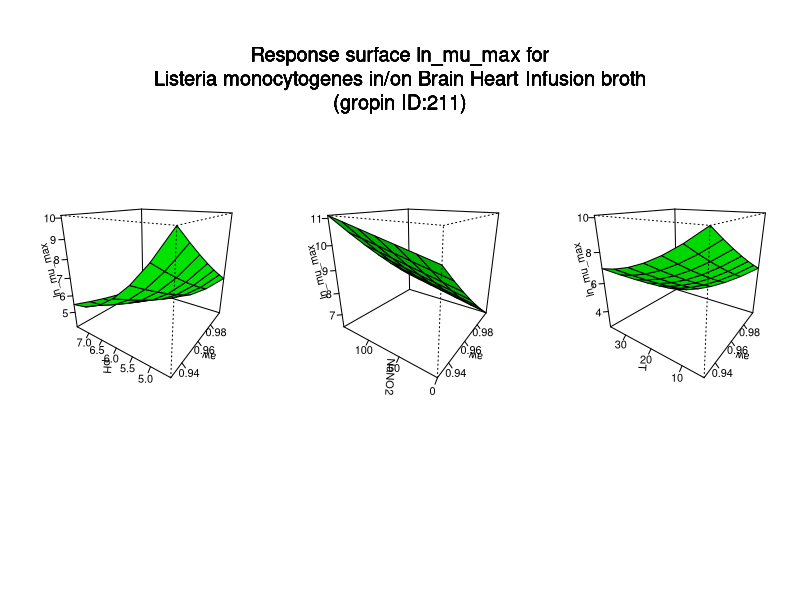

R code for this plot:
#############################
# start of Parameter script
#############################
aw <- seq(0.928928,0.998001998001998,length.out=7)
pH <- seq(4.5045,7.49250749250749,length.out=7)
NaNO2 <- seq(0,149.85014985015,length.out=7)
T <- seq(4.004,36.963036963037,length.out=7)
#############################
# end of Parameter script
#############################
############################# 
# start of Model script Gropin ID 211 
#############################
 
# constant coefficients for this model
 
variables <- data.frame(aw,pH,NaNO2,T)
argumentsPar <- unique.data.frame(expand.grid(variables))
 
# heart of the model
response_surface <- function(aw,pH,NaNO2,T) {
   mumax <-248.1902-342.9966*aw-18.9842*pH+0.0169*NaNO2-0.192*T*aw+0.0000215*T*NaNO2+12.5454*aw*pH-0.00231*pH*NaNO2+0.00203*(T^2)+121.0776*(aw^2)+0.4816*(pH^2)

	return(mumax=mumax)
} 

# output parameters
responseSurface <- cbind(argumentsPar,response_surface(argumentsPar['aw'],argumentsPar['pH'],argumentsPar['NaNO2'],argumentsPar['T']))
colnames(responseSurface) <- c(colnames(argumentsPar),'lnmumax')
#############################
# End of Model script
#############################
############################# 
# start of Visualisation script Gropin ID 211 
#############################
titleText <-'Response surface ln_mu_max for
Listeria monocytogenes in/on Brain Heart Infusion broth
(gropin ID:211)'
argPar1 <- unique.data.frame(expand.grid(aw,pH))
argPar2 <- unique.data.frame(expand.grid(aw,NaNO2))
argPar3 <- unique.data.frame(expand.grid(aw,T))
z1 <- matrix(unlist(response_surface(aw = argPar1[1],pH = argPar1[2],NaNO2 = NaNO2[1],T = T[1])),nrow=7)
z2 <- matrix(unlist(response_surface(aw = argPar2[1],NaNO2 = argPar2[2],pH = pH[1],T = T[1])),nrow=7)
z3 <- matrix(unlist(response_surface(aw = argPar3[1],T = argPar3[2],pH = pH[1],NaNO2 = NaNO2[1])),nrow=7)
# adding precaution if response surface is zero
myZLim1 <- range(z1)
if(myZLim1[1] == myZLim1[2]) myZLim1[2] <- myZLim1[2]+1
myZLim2 <- range(z2)
if(myZLim2[1] == myZLim2[2]) myZLim2[2] <- myZLim2[2]+1
myZLim3 <- range(z3)
if(myZLim3[1] == myZLim3[2]) myZLim3[2] <- myZLim3[2]+1
if(length(aw)>1 & length(pH)>1 & length(NaNO2)>1 & length(T)>1) {
	par(mfrow = c(1,3))
	persp(aw,pH,z1,col = 'green',xlab='aw',ylab='pH',zlab='ln_mu_max',zlim=myZLim1,theta=305,phi=20,shade=0.25,ticktype = 'detailed')
	persp(aw,NaNO2,z2,col = 'green',xlab='aw',ylab='NaNO2',zlab='ln_mu_max',zlim=myZLim2,theta=305,phi=20,shade=0.25,ticktype = 'detailed')
	persp(aw,T,z3,col = 'green',xlab='aw',ylab='T',zlab='ln_mu_max',zlim=myZLim3,theta=305,phi=20,shade=0.25,ticktype = 'detailed')
	mtext(titleText,outer=T,  cex=1.2, line=-8.5, side=3)
} else {
		myPars <- unique.data.frame(expand.grid(aw,pH,NaNO2,T))
		myZ <-matrix(unlist(response_surface(myPars[,1],myPars[,2],myPars[,3],myPars[,4])),nrow=7)
		myZLim <- range(myZ)
if(myZLim[1] == myZLim[2]) myZLim[2] <- myZLim[2]+1
	if(length(NaNO2)==1 & length(T)==1) {
		persp(aw,pH,myZ,col = 'green',xlab='aw',ylab='pH',zlab='ln_mu_max',main=titleText,sub=paste('other variable: NaNO2 =',round(NaNO2,digits = 2), 'T =',round(T,digits = 2)),zlim=myZLim,theta=305,phi=20,shade=0.25,ticktype = 'detailed')
	}
	if(length(pH)==1 & length(T)==1) {
		persp(aw,NaNO2,myZ,col = 'green',xlab='aw',ylab='NaNO2',zlab='ln_mu_max',main=titleText,sub=paste('other variable: pH =',round(pH,digits = 2), 'T =',round(T,digits = 2)),zlim=myZLim,theta=305,phi=20,shade=0.25,ticktype = 'detailed')
	}
	if(length(pH)==1 & length(NaNO2)==1) {
		persp(aw,T,myZ,col = 'green',xlab='aw',ylab='T',zlab='ln_mu_max',main=titleText,sub=paste('other variable: pH =',round(pH,digits = 2), 'NaNO2 =',round(NaNO2,digits = 2)),zlim=myZLim,theta=305,phi=20,shade=0.25,ticktype = 'detailed')
	}
	if(length(aw)==1 & length(T)==1) {
		persp(pH,NaNO2,myZ,col = 'green',xlab='pH',ylab='NaNO2',zlab='ln_mu_max',main=titleText,sub=paste('other variable: aw =',round(aw,digits = 2), 'T =',round(T,digits = 2)),zlim=myZLim,theta=305,phi=20,shade=0.25,ticktype = 'detailed')
	}
	if(length(aw)==1 & length(NaNO2)==1) {
		persp(pH,T,myZ,col = 'green',xlab='pH',ylab='T',zlab='ln_mu_max',main=titleText,sub=paste('other variable: aw =',round(aw,digits = 2), 'NaNO2 =',round(NaNO2,digits = 2)),zlim=myZLim,theta=305,phi=20,shade=0.25,ticktype = 'detailed')
	}
	if(length(aw)==1 & length(pH)==1) {
		persp(NaNO2,T,myZ,col = 'green',xlab='NaNO2',ylab='T',zlab='ln_mu_max',main=titleText,sub=paste('other variable: aw =',round(aw,digits = 2), 'pH =',round(pH,digits = 2)),zlim=myZLim,theta=305,phi=20,shade=0.25,ticktype = 'detailed')
	}
}
#############################
# End of Visualisation script
#############################
